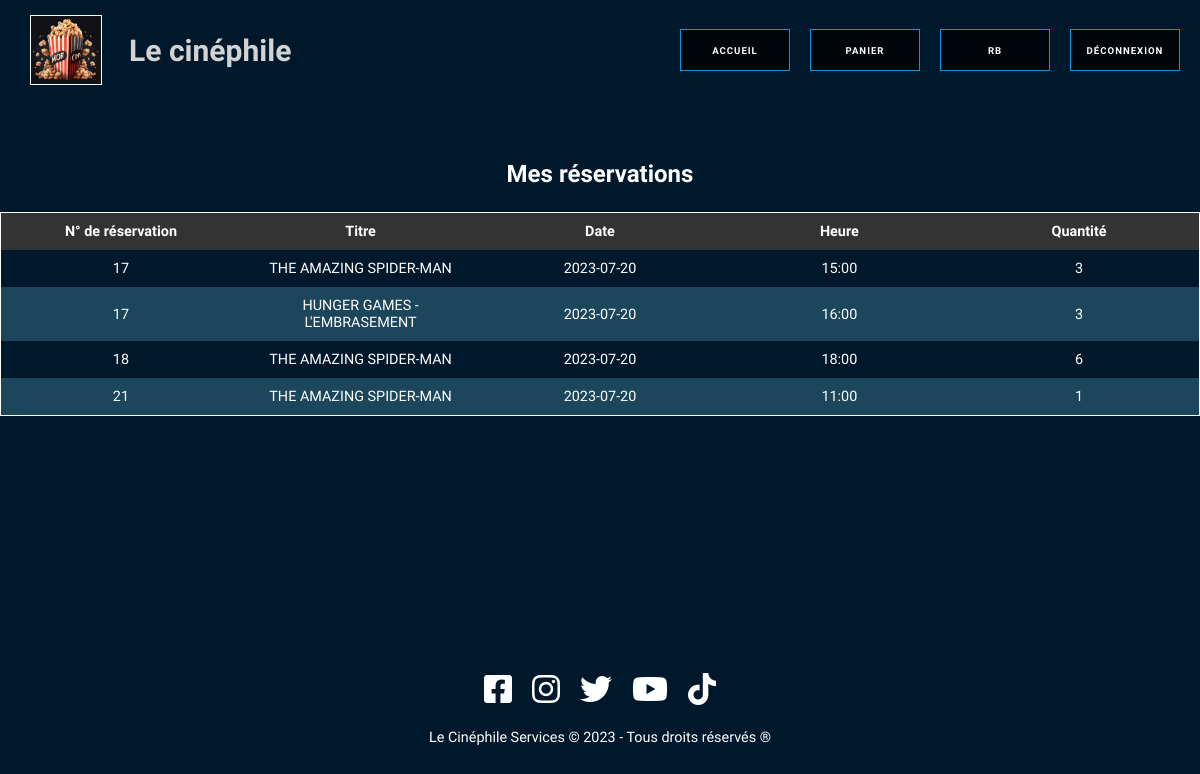
Page /index.php?action=userBookings (signed in) on the committed database.
### tables this page shows
CREATE TABLE `bookings_details` (
  `booking_id` int(11) DEFAULT NULL,
  `user_id` int(11) DEFAULT NULL,
  `movie_id` int(11) DEFAULT NULL,
  `title` varchar(255) NOT NULL,
  `date` varchar(10) NOT NULL,
  `time` varchar(10) NOT NULL,
  `session_id` int(11) DEFAULT NULL,
  `quantity` int(11) NOT NULL
);

### config/DataBase.php (called while the page is built, shortened)
<?php
class DataBase
{
    private $connexion;
    public function getConnexion()
    {
        try
        {
            $this -> connexion = new \PDO("mysql:host=".self::SERVER.";dbname=".self::DB.";charset=utf8",self::USER,self::MDP);
        }
        catch(PDOException $message)
        {
            die('message erreur connexion BDD'.$message -> getMessage());
        }
        return $this -> connexion;
    }
}

### models/Bookings.php (called while the page is built, shortened)
<?php
class Bookings extends DataBase
{
    private $connexion;
    public function __construct()
    {
        $this -> connexion = $this -> getConnexion();
    }
    public function getBookingsDetailsByUser($user_id): ?array
    {
        $query = $this -> connexion -> prepare("
                                                SELECT
                                                    `booking_id`,
                                                    `user_id`,
                                                    `movie_id`,
                                                    `title`,
                                                    `date`,
                                                    `time`,
                                                    `session_id`,
                                                    `quantity`
                                                FROM
                                                    `bookings_details`
                                                WHERE
                                                    user_id = :user_id
                                                ");
        $query -> bindValue(":user_id",$user_id);
        $query -> execute();
        $bookings = $query -> fetchAll();
        return $bookings;
    }
}

### views/user/userBookings.phtml (the view)
<section class="homeAdmin">
    <h1>Mes réservations</h1>
    <div class="table-wrapper">
        <table>
            <thead>
                <tr>
                    <th>N° de réservation</th>
                    <th>Titre</th>
                    <th>Date</th>
                    <th>Heure</th>
                    <th>Quantité</th>
                </tr>
            </thead>
            <tbody>
            <?php foreach($bookings as $booking) : ?>
                <tr>
                    <td><?= htmlspecialchars($booking['booking_id']) ?></td>
                    <td><?= htmlspecialchars($booking['title']) ?></td>
                    <td><?= htmlspecialchars($booking['date']) ?></td>
                    <td><?= htmlspecialchars(substr($booking['time'], 0, 5)) ?></td>
                    <td><?= htmlspecialchars($booking['quantity']) ?></td>
                </tr>
            <?php endforeach; ?>
            </tbody>
        </table>
    </div>
</section>

### public/css/style.css (style rules this page uses)
* { margin: 0; }
body { background-color: rgb(0, 24, 43); font-family: 'Heebo'; }
table { border-collapse: collapse; width: 95%; margin: 3vh auto; border: solid white .5px; }
table th, table td { padding: 15px; text-align: left; font-size:1.2vw; }
table th { background-color: #333; color: #fff; }
table tr:nth-child(even) { background-color: #407f9c70; }
* { color: white; }
.homeAdmin { max-width: 100%; padding: 20vh 0; text-align: center; }
.homeAdmin table { table-layout: fixed; width: 100%; }
.homeAdmin th, .homeAdmin td { width: calc(100% / 12); padding: 10px; text-align: center; }

### rows in the picture
bookings_details: booking "17", title "THE AMAZING SPIDER-MAN", date "2023-07-20", time "15:00", quantity "3"
bookings_details: booking "17", title "HUNGER GAMES - L'EMBRASEMENT", date "2023-07-20", time "16:00", quantity "3"
bookings_details: booking "18", title "THE AMAZING SPIDER-MAN", date "2023-07-20", time "18:00", quantity "6"
bookings_details: booking "21", title "THE AMAZING SPIDER-MAN", date "2023-07-20", time "11:00", quantity "1"

### other values in the picture
$this->displayInfosUser() "RB"
